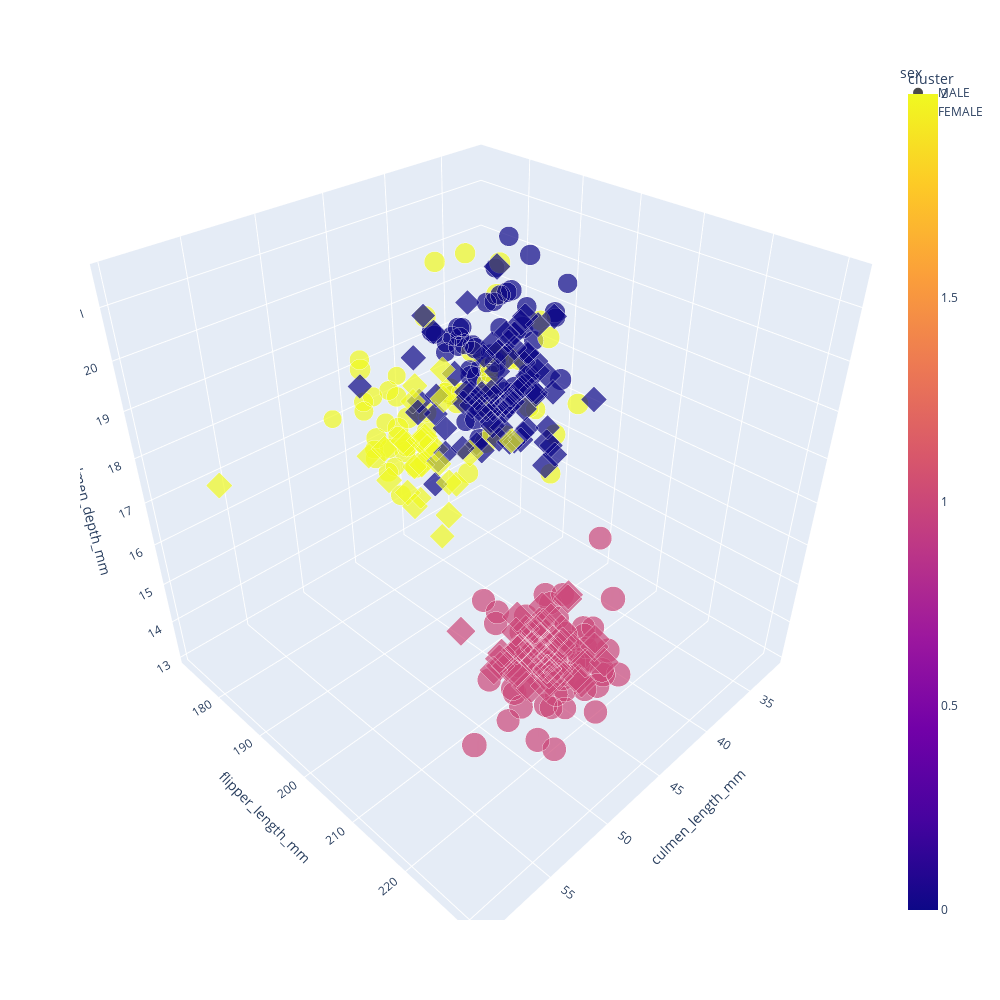

The notebook cell this image was saved under:
### Code cell
fig = px.scatter_3d(penguins_df_test, x='culmen_length_mm', y='flipper_length_mm', width=1000, height=1000, z = 'culmen_depth_mm', size='body_mass_g', size_max=25, color = 'cluster', symbol = 'sex')
fig.show()

### Figure 1 — Plotly figure (JSON) as saved in the notebook; plotly's stock layout.template omitted (floating-point values rounded to 4 significant figures; data arrays with more than 128 entries replaced by an {"elided": "..."} marker saying what was removed)
{"data": [{"hovertemplate": "sex=MALE<br>culmen_length_mm=%{x}<br>flipper_length_mm=%{y}<br>culmen_depth_mm=%{z}<br>body_mass_g=%{marker.size}<br>cluster=%{marker.color}<extra></extra>", "legendgroup": "MALE", "marker": {"color": {"elided": "167 int values"}, "coloraxis": "coloraxis", "size": {"elided": "167 int values"}, "sizemode": "area", "sizeref": 10.08, "symbol": "circle"}, "mode": "markers", "name": "MALE", "scene": "scene", "showlegend": true, "type": "scatter3d", "x": {"elided": "167 float values"}, "y": {"elided": "167 int values"}, "z": {"elided": "167 float values"}}, {"hovertemplate": "sex=FEMALE<br>culmen_length_mm=%{x}<br>flipper_length_mm=%{y}<br>culmen_depth_mm=%{z}<br>body_mass_g=%{marker.size}<br>cluster=%{marker.color}<extra></extra>", "legendgroup": "FEMALE", "marker": {"color": {"elided": "165 int values"}, "coloraxis": "coloraxis", "size": {"elided": "165 int values"}, "sizemode": "area", "sizeref": 10.08, "symbol": "diamond"}, "mode": "markers", "name": "FEMALE", "scene": "scene", "showlegend": true, "type": "scatter3d", "x": {"elided": "165 float values"}, "y": {"elided": "165 int values"}, "z": {"elided": "165 float values"}}], "layout": {"coloraxis": {"colorbar": {"title": {"text": "cluster"}}, "colorscale": [[0, "#0d0887"], [0.1111, "#46039f"], [0.2222, "#7201a8"], [0.3333, "#9c179e"], [0.4444, "#bd3786"], [0.5556, "#d8576b"], [0.6667, "#ed7953"], [0.7778, "#fb9f3a"], [0.8889, "#fdca26"], [1, "#f0f921"]]}, "height": 1000, "legend": {"itemsizing": "constant", "title": {"text": "sex"}, "tracegroupgap": 0}, "margin": {"t": 60}, "scene": {"domain": {"x": [0, 1], "y": [0, 1]}, "xaxis": {"title": {"text": "culmen_length_mm"}}, "yaxis": {"title": {"text": "flipper_length_mm"}}, "zaxis": {"title": {"text": "culmen_depth_mm"}}}, "width": 1000}}
